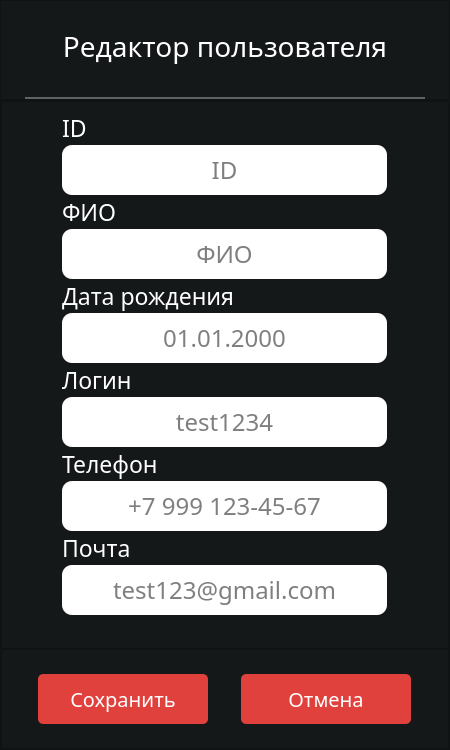
<?xml version="1.0" encoding="UTF-8"?>
<ui version="4.0">
 <class>AccountWindow</class>
 <widget class="QMainWindow" name="AccountWindow">
  <property name="geometry">
   <rect>
    <x>0</x>
    <y>0</y>
    <width>450</width>
    <height>750</height>
   </rect>
  </property>
  <property name="minimumSize">
   <size>
    <width>450</width>
    <height>750</height>
   </size>
  </property>
  <property name="maximumSize">
   <size>
    <width>450</width>
    <height>750</height>
   </size>
  </property>
  <property name="sizeIncrement">
   <size>
    <width>0</width>
    <height>0</height>
   </size>
  </property>
  <property name="windowTitle">
   <string>Редактор пользователя</string>
  </property>
  <property name="windowIcon">
   <iconset resource="../icon_and_logo_qrc/Logo.qrc">
    <normaloff>:/newPrefix/img/LOGO_icon_4.png</normaloff>:/newPrefix/img/LOGO_icon_4.png</iconset>
  </property>
  <property name="styleSheet">
   <string notr="true">background-color: #151819;</string>
  </property>
  <widget class="QWidget" name="centralwidget">
   <layout class="QVBoxLayout" name="verticalLayout">
    <property name="spacing">
     <number>0</number>
    </property>
    <property name="leftMargin">
     <number>0</number>
    </property>
    <property name="topMargin">
     <number>0</number>
    </property>
    <property name="rightMargin">
     <number>0</number>
    </property>
    <property name="bottomMargin">
     <number>0</number>
    </property>
    <item>
     <widget class="QFrame" name="title">
      <property name="maximumSize">
       <size>
        <width>16777215</width>
        <height>100</height>
       </size>
      </property>
      <property name="frameShape">
       <enum>QFrame::StyledPanel</enum>
      </property>
      <property name="frameShadow">
       <enum>QFrame::Raised</enum>
      </property>
      <layout class="QGridLayout" name="gridLayout_2">
       <property name="leftMargin">
        <number>0</number>
       </property>
       <property name="topMargin">
        <number>0</number>
       </property>
       <property name="rightMargin">
        <number>0</number>
       </property>
       <property name="bottomMargin">
        <number>0</number>
       </property>
       <item row="0" column="0">
        <widget class="QLabel" name="label">
         <property name="font">
          <font>
           <family>Montserrat Medium</family>
           <pointsize>21</pointsize>
          </font>
         </property>
         <property name="styleSheet">
          <string notr="true">color: #fff;</string>
         </property>
         <property name="text">
          <string>Редактор пользователя</string>
         </property>
         <property name="alignment">
          <set>Qt::AlignCenter</set>
         </property>
        </widget>
       </item>
       <item row="1" column="0">
        <widget class="QFrame" name="line">
         <property name="maximumSize">
          <size>
           <width>400</width>
           <height>2</height>
          </size>
         </property>
         <property name="styleSheet">
          <string notr="true">background-color: rgb(127, 127, 127);</string>
         </property>
         <property name="frameShape">
          <enum>QFrame::StyledPanel</enum>
         </property>
         <property name="frameShadow">
          <enum>QFrame::Raised</enum>
         </property>
        </widget>
       </item>
      </layout>
     </widget>
    </item>
    <item>
     <widget class="QFrame" name="frame_1">
      <property name="styleSheet">
       <string notr="true"/>
      </property>
      <property name="frameShape">
       <enum>QFrame::StyledPanel</enum>
      </property>
      <property name="frameShadow">
       <enum>QFrame::Raised</enum>
      </property>
      <layout class="QVBoxLayout" name="verticalLayout_2">
       <property name="spacing">
        <number>0</number>
       </property>
       <property name="leftMargin">
        <number>0</number>
       </property>
       <property name="topMargin">
        <number>0</number>
       </property>
       <property name="rightMargin">
        <number>0</number>
       </property>
       <property name="bottomMargin">
        <number>0</number>
       </property>
       <item>
        <widget class="QFrame" name="info">
         <property name="layoutDirection">
          <enum>Qt::LeftToRight</enum>
         </property>
         <property name="frameShape">
          <enum>QFrame::StyledPanel</enum>
         </property>
         <property name="frameShadow">
          <enum>QFrame::Raised</enum>
         </property>
         <layout class="QGridLayout" name="gridLayout">
          <property name="leftMargin">
           <number>11</number>
          </property>
          <property name="topMargin">
           <number>11</number>
          </property>
          <property name="rightMargin">
           <number>11</number>
          </property>
          <property name="bottomMargin">
           <number>11</number>
          </property>
          <property name="horizontalSpacing">
           <number>0</number>
          </property>
          <property name="verticalSpacing">
           <number>2</number>
          </property>
          <item row="1" column="0">
           <widget class="QLineEdit" name="input_fio_2">
            <property name="maximumSize">
             <size>
              <width>325</width>
              <height>50</height>
             </size>
            </property>
            <property name="font">
             <font>
              <family>Montserrat Medium</family>
              <pointsize>18</pointsize>
             </font>
            </property>
            <property name="styleSheet">
             <string notr="true">color: rgb(0, 0, 0);
background-color: rgb(255, 255, 255);
border-radius: 10px;</string>
            </property>
            <property name="text">
             <string/>
            </property>
            <property name="cursorPosition">
             <number>0</number>
            </property>
            <property name="alignment">
             <set>Qt::AlignCenter</set>
            </property>
            <property name="placeholderText">
             <string>ID</string>
            </property>
           </widget>
          </item>
          <item row="11" column="0">
           <widget class="QLineEdit" name="input_phone">
            <property name="maximumSize">
             <size>
              <width>325</width>
              <height>50</height>
             </size>
            </property>
            <property name="font">
             <font>
              <family>Montserrat Medium</family>
              <pointsize>18</pointsize>
             </font>
            </property>
            <property name="styleSheet">
             <string notr="true">color: rgb(0, 0, 0);
background-color: rgb(255, 255, 255);
border-radius: 10px;</string>
            </property>
            <property name="alignment">
             <set>Qt::AlignCenter</set>
            </property>
            <property name="placeholderText">
             <string>+7 999 123-45-67</string>
            </property>
            <property name="cursorMoveStyle">
             <enum>Qt::LogicalMoveStyle</enum>
            </property>
           </widget>
          </item>
          <item row="4" column="0">
           <widget class="QLabel" name="text_phone_2">
            <property name="maximumSize">
             <size>
              <width>16777215</width>
              <height>30</height>
             </size>
            </property>
            <property name="font">
             <font>
              <family>Montserrat Medium</family>
              <pointsize>17</pointsize>
             </font>
            </property>
            <property name="styleSheet">
             <string notr="true">color: #fff;</string>
            </property>
            <property name="text">
             <string>Дата рождения</string>
            </property>
           </widget>
          </item>
          <item row="10" column="0">
           <widget class="QLabel" name="text_phone">
            <property name="maximumSize">
             <size>
              <width>16777215</width>
              <height>30</height>
             </size>
            </property>
            <property name="font">
             <font>
              <family>Montserrat Medium</family>
              <pointsize>17</pointsize>
             </font>
            </property>
            <property name="styleSheet">
             <string notr="true">color: #fff;</string>
            </property>
            <property name="text">
             <string>Телефон</string>
            </property>
           </widget>
          </item>
          <item row="3" column="0">
           <widget class="QLineEdit" name="input_fio">
            <property name="maximumSize">
             <size>
              <width>325</width>
              <height>50</height>
             </size>
            </property>
            <property name="font">
             <font>
              <family>Montserrat Medium</family>
              <pointsize>18</pointsize>
             </font>
            </property>
            <property name="styleSheet">
             <string notr="true">color: rgb(0, 0, 0);
background-color: rgb(255, 255, 255);
border-radius: 10px;</string>
            </property>
            <property name="text">
             <string/>
            </property>
            <property name="cursorPosition">
             <number>0</number>
            </property>
            <property name="alignment">
             <set>Qt::AlignCenter</set>
            </property>
            <property name="placeholderText">
             <string>ФИО</string>
            </property>
           </widget>
          </item>
          <item row="16" column="0">
           <widget class="QLabel" name="label_2">
            <property name="maximumSize">
             <size>
              <width>16777215</width>
              <height>20</height>
             </size>
            </property>
            <property name="font">
             <font>
              <family>Montserrat Medium</family>
              <pointsize>10</pointsize>
             </font>
            </property>
            <property name="styleSheet">
             <string notr="true">color: red;</string>
            </property>
            <property name="text">
             <string/>
            </property>
            <property name="alignment">
             <set>Qt::AlignCenter</set>
            </property>
           </widget>
          </item>
          <item row="12" column="0">
           <widget class="QLabel" name="text_email">
            <property name="maximumSize">
             <size>
              <width>16777215</width>
              <height>30</height>
             </size>
            </property>
            <property name="font">
             <font>
              <family>Montserrat Medium</family>
              <pointsize>17</pointsize>
             </font>
            </property>
            <property name="styleSheet">
             <string notr="true">color: #fff;</string>
            </property>
            <property name="text">
             <string>Почта</string>
            </property>
           </widget>
          </item>
          <item row="6" column="0">
           <widget class="QLabel" name="text_pass">
            <property name="maximumSize">
             <size>
              <width>16777215</width>
              <height>30</height>
             </size>
            </property>
            <property name="font">
             <font>
              <family>Montserrat Medium</family>
              <pointsize>17</pointsize>
             </font>
            </property>
            <property name="styleSheet">
             <string notr="true">color: #fff;</string>
            </property>
            <property name="text">
             <string>Логин</string>
            </property>
           </widget>
          </item>
          <item row="2" column="0">
           <widget class="QLabel" name="text_login">
            <property name="maximumSize">
             <size>
              <width>16777215</width>
              <height>30</height>
             </size>
            </property>
            <property name="font">
             <font>
              <family>Montserrat Medium</family>
              <pointsize>17</pointsize>
             </font>
            </property>
            <property name="styleSheet">
             <string notr="true">color: #fff;</string>
            </property>
            <property name="text">
             <string>ФИО</string>
            </property>
           </widget>
          </item>
          <item row="13" column="0">
           <widget class="QLineEdit" name="input_email">
            <property name="maximumSize">
             <size>
              <width>325</width>
              <height>50</height>
             </size>
            </property>
            <property name="font">
             <font>
              <family>Montserrat Medium</family>
              <pointsize>18</pointsize>
             </font>
            </property>
            <property name="styleSheet">
             <string notr="true">color: rgb(0, 0, 0);
background-color: rgb(255, 255, 255);
border-radius: 10px;</string>
            </property>
            <property name="text">
             <string/>
            </property>
            <property name="cursorPosition">
             <number>0</number>
            </property>
            <property name="alignment">
             <set>Qt::AlignCenter</set>
            </property>
            <property name="placeholderText">
             <string>test123@gmail.com</string>
            </property>
           </widget>
          </item>
          <item row="7" column="0">
           <widget class="QLineEdit" name="input_login">
            <property name="maximumSize">
             <size>
              <width>325</width>
              <height>50</height>
             </size>
            </property>
            <property name="font">
             <font>
              <family>Montserrat Medium</family>
              <pointsize>18</pointsize>
             </font>
            </property>
            <property name="styleSheet">
             <string notr="true">color: rgb(0, 0, 0);
background-color: rgb(255, 255, 255);
border-radius: 10px;</string>
            </property>
            <property name="text">
             <string/>
            </property>
            <property name="cursorPosition">
             <number>0</number>
            </property>
            <property name="alignment">
             <set>Qt::AlignCenter</set>
            </property>
            <property name="placeholderText">
             <string>test1234</string>
            </property>
           </widget>
          </item>
          <item row="5" column="0">
           <widget class="QLineEdit" name="input_login_2">
            <property name="maximumSize">
             <size>
              <width>325</width>
              <height>50</height>
             </size>
            </property>
            <property name="font">
             <font>
              <family>Montserrat Medium</family>
              <pointsize>18</pointsize>
             </font>
            </property>
            <property name="styleSheet">
             <string notr="true">color: rgb(0, 0, 0);
background-color: rgb(255, 255, 255);
border-radius: 10px;</string>
            </property>
            <property name="text">
             <string/>
            </property>
            <property name="cursorPosition">
             <number>0</number>
            </property>
            <property name="alignment">
             <set>Qt::AlignCenter</set>
            </property>
            <property name="placeholderText">
             <string>01.01.2000</string>
            </property>
           </widget>
          </item>
          <item row="0" column="0">
           <widget class="QLabel" name="text_login_2">
            <property name="maximumSize">
             <size>
              <width>16777215</width>
              <height>30</height>
             </size>
            </property>
            <property name="font">
             <font>
              <family>Montserrat Medium</family>
              <pointsize>17</pointsize>
             </font>
            </property>
            <property name="styleSheet">
             <string notr="true">color: #fff;</string>
            </property>
            <property name="text">
             <string>ID</string>
            </property>
           </widget>
          </item>
         </layout>
        </widget>
       </item>
       <item>
        <widget class="QFrame" name="btn">
         <property name="maximumSize">
          <size>
           <width>16777215</width>
           <height>100</height>
          </size>
         </property>
         <property name="sizeIncrement">
          <size>
           <width>0</width>
           <height>1000</height>
          </size>
         </property>
         <property name="font">
          <font>
           <pointsize>10</pointsize>
          </font>
         </property>
         <property name="frameShape">
          <enum>QFrame::StyledPanel</enum>
         </property>
         <property name="frameShadow">
          <enum>QFrame::Raised</enum>
         </property>
         <layout class="QHBoxLayout" name="horizontalLayout">
          <item>
           <widget class="QPushButton" name="btn_add">
            <property name="maximumSize">
             <size>
              <width>170</width>
              <height>50</height>
             </size>
            </property>
            <property name="font">
             <font>
              <family>Montserrat Medium</family>
              <pointsize>15</pointsize>
             </font>
            </property>
            <property name="styleSheet">
             <string notr="true">QPushButton{
background-color: rgb(224, 65, 61);
color: #fff;
border-radius: 5px;
}

QPushButton:hover{
background-color: #690200;
}</string>
            </property>
            <property name="text">
             <string>Сохранить</string>
            </property>
           </widget>
          </item>
          <item>
           <widget class="QPushButton" name="btn_cancel">
            <property name="maximumSize">
             <size>
              <width>170</width>
              <height>50</height>
             </size>
            </property>
            <property name="font">
             <font>
              <family>Montserrat Medium</family>
              <pointsize>15</pointsize>
             </font>
            </property>
            <property name="styleSheet">
             <string notr="true">QPushButton{
background-color: rgb(224, 65, 61);
color: #fff;
border-radius: 5px;
}

QPushButton:hover{
background-color: #690200;
}</string>
            </property>
            <property name="text">
             <string>Отмена</string>
            </property>
           </widget>
          </item>
         </layout>
        </widget>
       </item>
      </layout>
     </widget>
    </item>
   </layout>
  </widget>
 </widget>
 <resources>
  <include location="../icon_and_logo_qrc/Logo.qrc"/>
 </resources>
 <connections/>
</ui>
